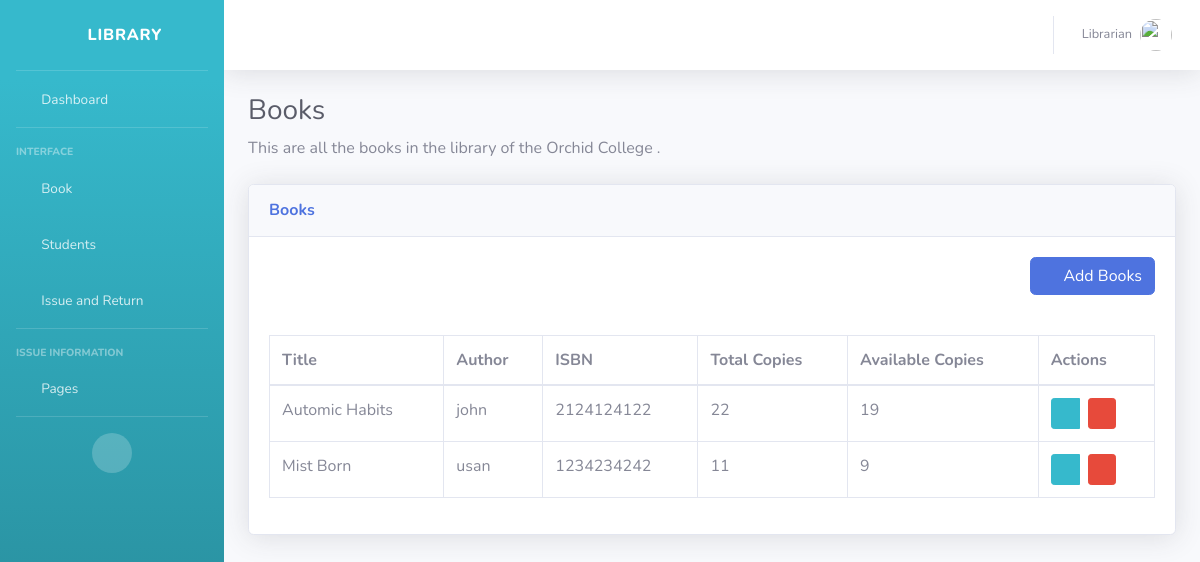
Page /book_list/ (signed in) on the earlier database version.
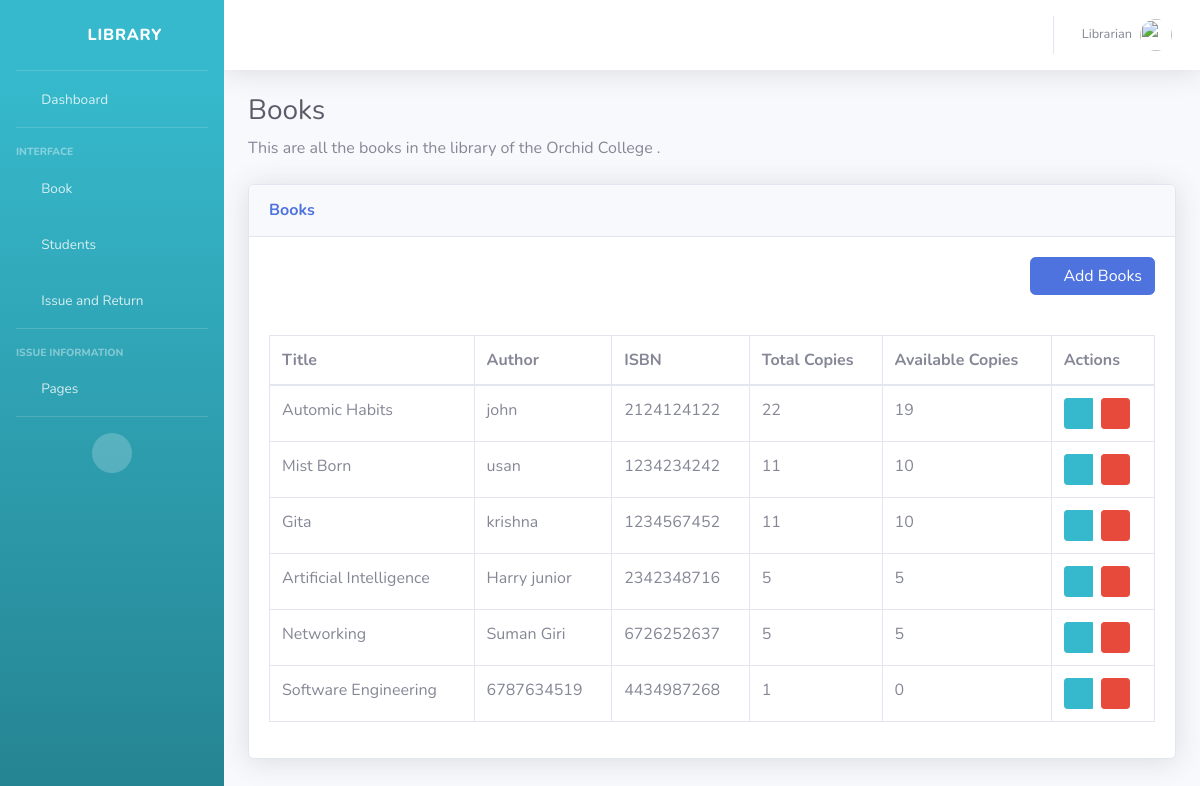
Same page on the later database version.
### base/models.py (models this page shows, shortened)
class Book(models.Model):
    title = models.CharField(max_length=200)
    author = models.CharField(max_length=200)
    isbn = models.CharField(max_length=13, unique=True)
    total_copies = models.PositiveIntegerField(default=0)
    available_copies = models.PositiveIntegerField(default=0)

### base/views.py (the view)
# urls.py: path('book_list/', book_list, name='book_list'),
@login_required(login_url = '/admin_login')
def book_list(request):
    books = Book.objects.all()
    return render(request, 'base/book_list.html', {'books':books} )

### base/templates/base/book_list.html (shortened to what this page needs)
{% extends 'base/base.html' %}
{% block content %}
 <div class="container-fluid">
                    <h1 class="h3 mb-2 text-gray-800">Books</h1>
                    <p class="mb-4">This are all the books in the library of the Orchid College .</p>
<div class="card shadow mb-4">
    <div class="card-header py-3">
        <h6 class="m-0 font-weight-bold text-primary">Books</h6>
    </div>
    <div class="card-body">
        <div class="float-right">
            <a href="{% url 'base:add_book' %}" class = "btn btn-primary">
                <i class="fa fa-plus"></i>&nbsp; Add Books
            </a>
        </div>
    </div>
    <div class="card-body">
        <div class="table-responsive">
            <table class="table table-bordered" id="dataTable" width="100%" cellspacing="0">
                <thead>
                    <tr>
                        <th>Title</th>
                        <th>Author</th>
                        <th>ISBN</th>
                        <th>Total Copies</th>
                        <th>Available Copies</th>
                        <th>Actions</th>
                    </tr>
                </thead>
                <tbody>
                    {% for book in books %}
                            <tr>
                                <td>{{ book.title }}</td>
                                <td>{{ book.author }}</td>
                                <td>{{ book.isbn }}</td>
                                <td>{{ book.total_copies }}</td>
                                <td>{{ book.available_copies }}</td>
                                <td>
                                    <div class="btn-group" role="group">
                                        <a href="{% url 'base:update_book' book.pk %}" class="btn btn-info btn-sm ">
                                            <i class="fas fa-pen"></i>
                                        </a>
                                        {% if not object.non_deletetable %}
                                                <form action="{% url 'base:delete_book' book.pk %}"  method="post">
                                                    <button class="btn btn-danger btn-sm delete-link ml-2" data-tooltip="tooltip" title="Delete">
                                                        <i class="far fa-trash-alt"></i>
                                                    </button>
                                                </form>
                                                {% endif %}
                                    </div>
                                </td>
                            </tr>
                    {% endfor %}
                </tbody>
            </table>
        </div>
    </div>
</div>
{% endblock %}

### base/templates/base/base.html (shortened to what this page needs)
<!DOCTYPE html>
<html lang="en">
<head>
    <link href="/static/base/vendor/fontawesome-free/css/all.min.css" rel="stylesheet" type="text/css">
    <link href="/static/base/css/sb-admin-2.min.css" rel="stylesheet">
    <link href="/static/base/vendor/datatables/dataTables.bootstrap4.min.css" rel="stylesheet">
</head>
<body id="page-top">
    <div id="wrapper">
        <ul class="navbar-nav bg-gradient-info sidebar sidebar-dark accordion" id="accordionSidebar">
            <a class="sidebar-brand d-flex align-items-center justify-content-center" href="#">
                <div class="sidebar-brand-icon rotate-n-15">
                    <i class="fas fa-laugh-wink"></i>
                </div>
                <div class="sidebar-brand-text mx-3">Library </div>
            </a>
            <hr class="sidebar-divider my-0">
            <li class="nav-item">
                <a class="nav-link" href={% url 'base:book_list' %}>
                    <i class="fas fa-fw fa-tachometer-alt"></i>
                    <span>Dashboard</span></a>
            </li>
            <hr class="sidebar-divider">
            <div class="sidebar-heading">
                Interface
            </div>
            <li class="nav-item">
                <a class="nav-link collapsed" href="#" data-toggle="collapse" data-target="#collapseTwo"
                    aria-expanded="true" aria-controls="collapseTwo">
                    <i class="fas fa-fw fa-cog"></i>
                    <span>Book</span>
                </a>
            </li>
            <li class="nav-item">
                <a class="nav-link collapsed" href="#" data-toggle="collapse" data-target="#collapseUtilities"
                    aria-expanded="true" aria-controls="collapseUtilities">
                    <i class="fas fa-fw fa-wrench"></i>
                    <span>Students</span>
                </a>
            </li>
             <li class="nav-item">
                <a class="nav-link collapsed" href="#" data-toggle="collapse" data-target="#collapseU"
                    aria-expanded="true" aria-controls="collapseU">
                    <i class="fas fa-fw fa-wrench"></i>
                    <span>Issue and Return</span>
                </a>
            </li>
            <hr class="sidebar-divider">
            <div class="sidebar-heading">
                Issue Information
            </div>
            <li class="nav-item">
                <a class="nav-link collapsed" href="#" data-toggle="collapse" data-target="#collapsePages"
                    aria-expanded="true" aria-controls="collapsePages">
                    <i class="fas fa-fw fa-folder"></i>
                    <span>Pages</span>
                </a>
            </li>
            <hr class="sidebar-divider d-none d-md-block">
            <div class="text-center d-none d-md-inline">
                <button class="rounded-circle border-0" id="sidebarToggle"></button>
            </div>
        </ul>
        <div id="content-wrapper" class="d-flex flex-column">
            <div id="content">
                <nav class="navbar navbar-expand navbar-light bg-white topbar mb-4 static-top shadow">
                    <ul class="navbar-nav ml-auto">
                        <li class="nav-item dropdown no-arrow">
                            <a class="nav-link dropdown-toggle" href="#" id="userDropdown" role="button"
                                data-toggle="dropdown" aria-haspopup="true" aria-expanded="false">
                                <span class="mr-2 d-none d-lg-inline text-gray-600 small">Librarian</span>
                                <img class="img-profile rounded-circle"
                                    src="img/undraw_profile.svg">
                            </a>
                        </li>
                    </ul>
                </nav>
                    {% block content %}
                    {% endblock %}
            </div>
        </div>
    </div>
</body>
</html>

Differences in the rows shown:
changed Book "Mist Born": available_copies "9" → "10"
added Book: title "Gita", author "krishna", isbn "1234567452", total_copies "11", available_copies "10"
added Book: title "Artificial Intelligence", author "Harry junior", isbn "2342348716", total_copies "5", available_copies "5"
added Book: title "Networking", author "Suman Giri", isbn "6726252637", total_copies "5", available_copies "5"
added Book: title "Software Engineering", author "6787634519", isbn "4434987268", total_copies "1", available_copies "0"
